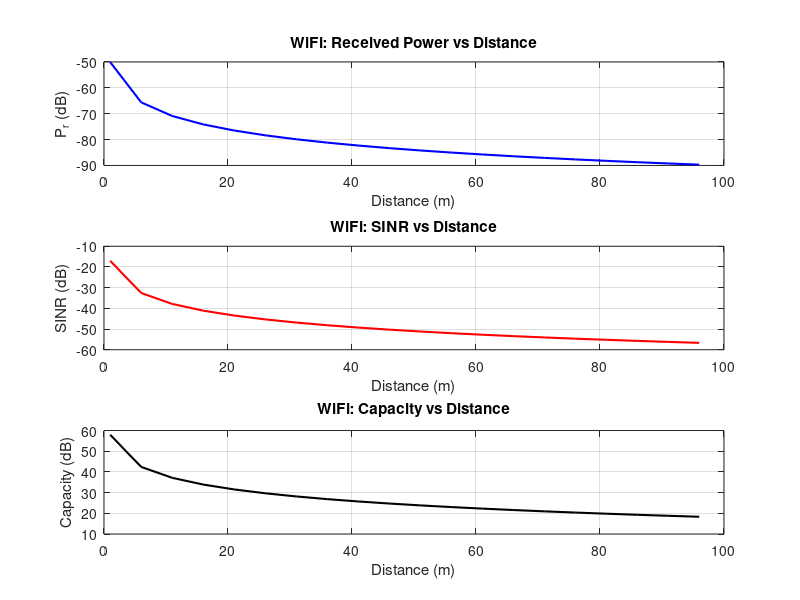
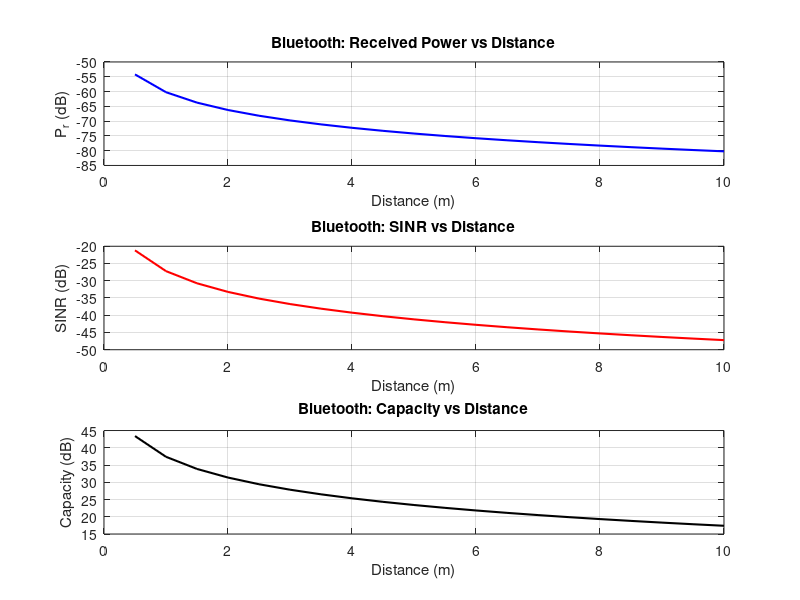
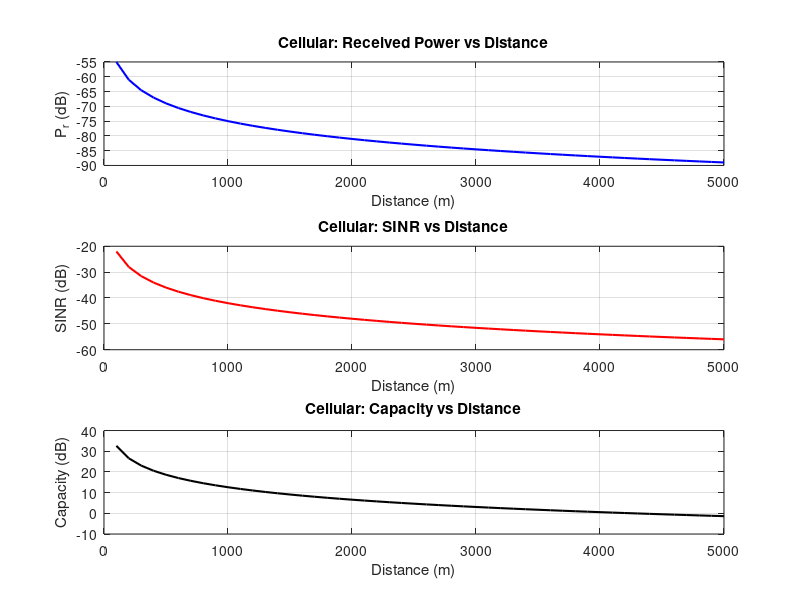
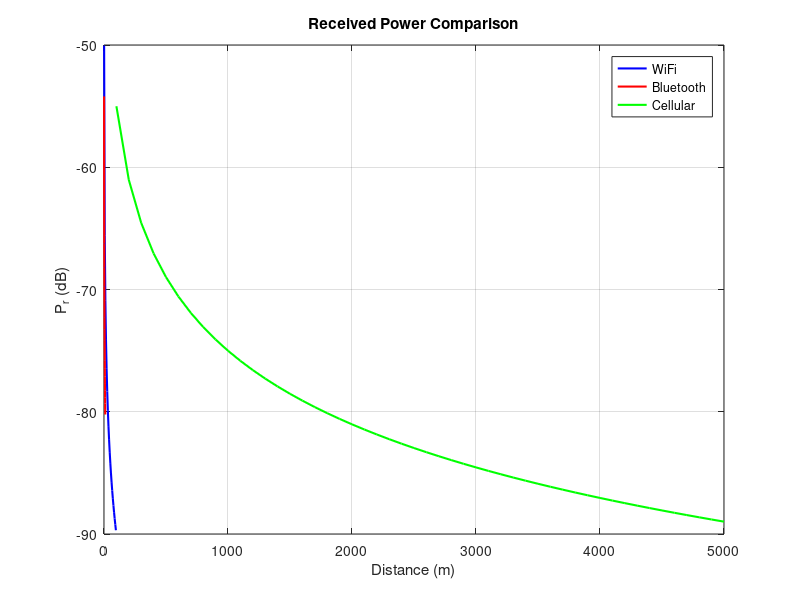

The MATLAB script that drew these images, in order:
%% MATLAB Lab: WiFi, Bluetooth, Cellular performance analyzing
% communication_assignment.m

clear all;
close all;
clc;

%% Common parameters
G_t = 1;              % Transmit antenna gain
G_r = 1;              % Receive antenna gain
c   = 3*1e8;          % Speed of light (m/s)
Pn  = 500*1e-6;       % Noise power (W)

%% -------------------- Task 1: WiFi Simulation -------------------- %%
% Parameters
f_wifi      = 2.4*1e9;        % Hz, IEEE 802.11b
BW_wifi     = 22*1e6;         % Hz
d_wifi      = 1:5:100;        % m
P_t_wifi    = 100*1e-3;       % W
lambda_wifi = c/f_wifi;       % m

% Friis Transmission Equation (received power in linear scale)
% Pr = Pt * Gt * Gr * (lambda^2) / (4*pi*R)^2
Pr_wifi = P_t_wifi * G_t * G_r * (lambda_wifi.^2) ./ ( (4*pi*d_wifi).^2 );

% Convert to dB
Pr_wifi_dB = 10*log10(Pr_wifi);

% SINR (assuming only noise, no extra interference)
SINR_wifi      = Pr_wifi ./ Pn;          % linear
SINR_wifi_dB   = 10*log10(SINR_wifi);

% Channel capacity
% C = BW * log2(1 + SINR_linear)
C_wifi         = BW_wifi .* log2(1 + SINR_wifi);   % bits/s
C_wifi_dB      = 10*log10(C_wifi);                 % for plotting in dB

%% Plot WiFi results
figure;
subplot(3,1,1);
plot(d_wifi, Pr_wifi_dB, 'b','LineWidth',1.5);
grid on;
xlabel('Distance (m)');
ylabel('P_r (dB)');
title('WiFi: Received Power vs Distance');

subplot(3,1,2);
plot(d_wifi, SINR_wifi_dB, 'r','LineWidth',1.5);
grid on;
xlabel('Distance (m)');
ylabel('SINR (dB)');
title('WiFi: SINR vs Distance');

subplot(3,1,3);
plot(d_wifi, C_wifi_dB, 'k','LineWidth',1.5);
grid on;
xlabel('Distance (m)');
ylabel('Capacity (dB)');
title('WiFi: Capacity vs Distance');

%% ----------------- Task 2: Bluetooth Simulation ------------------ %%
% Parameters
f_bluetooth      = 2.45*1e9;      % Hz
BW_bluetooth     = 2*1e6;         % Hz
d_bluetooth      = 0.5:0.5:10;    % m
P_t_bluetooth    = 10*1e-3;       % W
lambda_bluetooth = c/f_bluetooth; % m

% Received power
Pr_bluetooth = P_t_bluetooth * G_t * G_r * (lambda_bluetooth.^2) ./ ( (4*pi*d_bluetooth).^2 );
Pr_bluetooth_dB = 10*log10(Pr_bluetooth);

% SINR
SINR_bluetooth    = Pr_bluetooth ./ Pn;
SINR_bluetooth_dB = 10*log10(SINR_bluetooth);

% Capacity
C_bluetooth    = BW_bluetooth .* log2(1 + SINR_bluetooth);
C_bluetooth_dB = 10*log10(C_bluetooth);

%% Plot Bluetooth results
figure;
subplot(3,1,1);
plot(d_bluetooth, Pr_bluetooth_dB, 'b','LineWidth',1.5);
grid on;
xlabel('Distance (m)');
ylabel('P_r (dB)');
title('Bluetooth: Received Power vs Distance');

subplot(3,1,2);
plot(d_bluetooth, SINR_bluetooth_dB, 'r','LineWidth',1.5);
grid on;
xlabel('Distance (m)');
ylabel('SINR (dB)');
title('Bluetooth: SINR vs Distance');

subplot(3,1,3);
plot(d_bluetooth, C_bluetooth_dB, 'k','LineWidth',1.5);
grid on;
xlabel('Distance (m)');
ylabel('Capacity (dB)');
title('Bluetooth: Capacity vs Distance');

%% ----------------- Task 3: Cellular Simulation ------------------- %%
% Parameters
f_cellular      = 850*1e6;        % Hz, 2G GSM
BW_cellular     = 200*1e3;        % Hz
d_cellular      = 100:100:5000;   % m
P_t_cellular    = 40;             % W
lambda_cellular = c/f_cellular;   % m

% Received power
Pr_cellular = P_t_cellular * G_t * G_r * (lambda_cellular.^2) ./ ( (4*pi*d_cellular).^2 );
Pr_cellular_dB = 10*log10(Pr_cellular);

% SINR
SINR_cellular    = Pr_cellular ./ Pn;
SINR_cellular_dB = 10*log10(SINR_cellular);

% Capacity
C_cellular    = BW_cellular .* log2(1 + SINR_cellular);
C_cellular_dB = 10*log10(C_cellular);

%% Plot Cellular results
figure;
subplot(3,1,1);
plot(d_cellular, Pr_cellular_dB, 'b','LineWidth',1.5);
grid on;
xlabel('Distance (m)');
ylabel('P_r (dB)');
title('Cellular: Received Power vs Distance');

subplot(3,1,2);
plot(d_cellular, SINR_cellular_dB, 'r','LineWidth',1.5);
grid on;
xlabel('Distance (m)');
ylabel('SINR (dB)');
title('Cellular: SINR vs Distance');

subplot(3,1,3);
plot(d_cellular, C_cellular_dB, 'k','LineWidth',1.5);
grid on;
xlabel('Distance (m)');
ylabel('Capacity (dB)');
title('Cellular: Capacity vs Distance');

%% ----------------- Task 4: Comparative Analysis ------------------ %%
% For a clearer comparison, we can plot each metric in one figure.

% 1) Received power comparison
figure;
plot(d_wifi, Pr_wifi_dB, 'b','LineWidth',1.5); hold on;
plot(d_bluetooth, Pr_bluetooth_dB, 'r','LineWidth',1.5);
plot(d_cellular, Pr_cellular_dB, 'g','LineWidth',1.5);
grid on;
xlabel('Distance (m)');
ylabel('P_r (dB)');
title('Received Power Comparison');
legend('WiFi','Bluetooth','Cellular','Location','best');

% 2) SINR comparison
figure;
plot(d_wifi, SINR_wifi_dB, 'b','LineWidth',1.5); hold on;
plot(d_bluetooth, SINR_bluetooth_dB, 'r','LineWidth',1.5);
plot(d_cellular, SINR_cellular_dB, 'g','LineWidth',1.5);
grid on;
xlabel('Distance (m)');
ylabel('SINR (dB)');
title('SINR Comparison');
legend('WiFi','Bluetooth','Cellular','Location','best');

% 3) Capacity comparison
figure;
plot(d_wifi, C_wifi_dB, 'b','LineWidth',1.5); hold on;
plot(d_bluetooth, C_bluetooth_dB, 'r','LineWidth',1.5);
plot(d_cellular, C_cellular_dB, 'g','LineWidth',1.5);
grid on;
xlabel('Distance (m)');
ylabel('Capacity (dB)');
title('Capacity Comparison');
legend('WiFi','Bluetooth','Cellular','Location','best');
